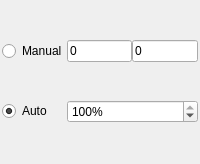
<?xml version="1.0" encoding="UTF-8"?>
<ui version="4.0">
 <class>Form</class>
 <widget class="QWidget" name="Form">
  <property name="geometry">
   <rect>
    <x>0</x>
    <y>0</y>
    <width>200</width>
    <height>164</height>
   </rect>
  </property>
  <property name="maximumSize">
   <size>
    <width>200</width>
    <height>16777215</height>
   </size>
  </property>
  <property name="windowTitle">
   <string>Form</string>
  </property>
  <layout class="QGridLayout" name="gridLayout">
   <property name="margin">
    <number>2</number>
   </property>
   <property name="spacing">
    <number>0</number>
   </property>
   <item row="2" column="2" colspan="2">
    <widget class="QSpinBox" name="autoPercentSpin">
     <property name="enabled">
      <bool>true</bool>
     </property>
     <property name="toolTip">
      <string>&lt;html&gt;&lt;head/&gt;&lt;body&gt;&lt;p&gt;Percent of data to be visible when auto-scaling. It may be useful to decrease this value for data with spiky noise.&lt;/p&gt;&lt;/body&gt;&lt;/html&gt;</string>
     </property>
     <property name="suffix">
      <string>%</string>
     </property>
     <property name="minimum">
      <number>1</number>
     </property>
     <property name="maximum">
      <number>100</number>
     </property>
     <property name="singleStep">
      <number>1</number>
     </property>
     <property name="value">
      <number>100</number>
     </property>
    </widget>
   </item>
   <item row="2" column="0" colspan="2">
    <widget class="QRadioButton" name="autoRadio">
     <property name="toolTip">
      <string>&lt;html&gt;&lt;head/&gt;&lt;body&gt;&lt;p&gt;Automatically resize this axis whenever the displayed data is changed.&lt;/p&gt;&lt;/body&gt;&lt;/html&gt;</string>
     </property>
     <property name="text">
      <string>Auto</string>
     </property>
     <property name="checked">
      <bool>true</bool>
     </property>
    </widget>
   </item>
   <item row="1" column="0" colspan="2">
    <widget class="QRadioButton" name="manualRadio">
     <property name="toolTip">
      <string>&lt;html&gt;&lt;head/&gt;&lt;body&gt;&lt;p&gt;Set the range for this axis manually. This disables automatic scaling. &lt;/p&gt;&lt;/body&gt;&lt;/html&gt;</string>
     </property>
     <property name="text">
      <string>Manual</string>
     </property>
    </widget>
   </item>
   <item row="1" column="2">
    <widget class="QLineEdit" name="minText">
     <property name="toolTip">
      <string>&lt;html&gt;&lt;head/&gt;&lt;body&gt;&lt;p&gt;Minimum value to display for this axis.&lt;/p&gt;&lt;/body&gt;&lt;/html&gt;</string>
     </property>
     <property name="text">
      <string>0</string>
     </property>
    </widget>
   </item>
   <item row="1" column="3">
    <widget class="QLineEdit" name="maxText">
     <property name="toolTip">
      <string>&lt;html&gt;&lt;head/&gt;&lt;body&gt;&lt;p&gt;Maximum value to display for this axis.&lt;/p&gt;&lt;/body&gt;&lt;/html&gt;</string>
     </property>
     <property name="text">
      <string>0</string>
     </property>
    </widget>
   </item>
  </layout>
 </widget>
 <resources/>
 <connections/>
</ui>
